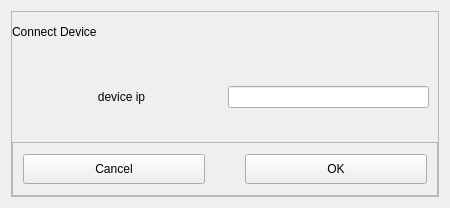
<?xml version="1.0" encoding="UTF-8"?>
<ui version="4.0">
 <class>Form</class>
 <widget class="QWidget" name="Form">
  <property name="geometry">
   <rect>
    <x>0</x>
    <y>0</y>
    <width>450</width>
    <height>208</height>
   </rect>
  </property>
  <property name="windowTitle">
   <string>Form</string>
  </property>
  <layout class="QVBoxLayout" name="verticalLayout">
   <item>
    <widget class="QFrame" name="frame">
     <property name="frameShape">
      <enum>QFrame::StyledPanel</enum>
     </property>
     <property name="frameShadow">
      <enum>QFrame::Raised</enum>
     </property>
     <layout class="QVBoxLayout" name="verticalLayout_2">
      <property name="spacing">
       <number>0</number>
      </property>
      <property name="leftMargin">
       <number>0</number>
      </property>
      <property name="topMargin">
       <number>0</number>
      </property>
      <property name="rightMargin">
       <number>0</number>
      </property>
      <property name="bottomMargin">
       <number>0</number>
      </property>
      <item>
       <widget class="QWidget" name="widget" native="true">
        <property name="minimumSize">
         <size>
          <width>0</width>
          <height>40</height>
         </size>
        </property>
        <property name="maximumSize">
         <size>
          <width>16777215</width>
          <height>40</height>
         </size>
        </property>
        <layout class="QHBoxLayout" name="horizontalLayout_4">
         <property name="spacing">
          <number>0</number>
         </property>
         <property name="leftMargin">
          <number>0</number>
         </property>
         <property name="topMargin">
          <number>0</number>
         </property>
         <property name="rightMargin">
          <number>0</number>
         </property>
         <property name="bottomMargin">
          <number>0</number>
         </property>
         <item>
          <widget class="QLabel" name="label">
           <property name="styleSheet">
            <string notr="true">font: 11pt &quot;Arial&quot;;</string>
           </property>
           <property name="text">
            <string>Connect Device</string>
           </property>
          </widget>
         </item>
        </layout>
       </widget>
      </item>
      <item>
       <widget class="QWidget" name="widget_2" native="true">
        <layout class="QVBoxLayout" name="verticalLayout_3">
         <property name="spacing">
          <number>0</number>
         </property>
         <property name="leftMargin">
          <number>0</number>
         </property>
         <property name="topMargin">
          <number>0</number>
         </property>
         <property name="rightMargin">
          <number>0</number>
         </property>
         <property name="bottomMargin">
          <number>0</number>
         </property>
         <item>
          <widget class="QWidget" name="widget_3" native="true">
           <layout class="QHBoxLayout" name="horizontalLayout_3">
            <item>
             <widget class="QLabel" name="label_2">
              <property name="sizePolicy">
               <sizepolicy hsizetype="Expanding" vsizetype="Expanding">
                <horstretch>0</horstretch>
                <verstretch>0</verstretch>
               </sizepolicy>
              </property>
              <property name="maximumSize">
               <size>
                <width>16777215</width>
                <height>16777215</height>
               </size>
              </property>
              <property name="styleSheet">
               <string notr="true">font: 10pt &quot;Arial&quot;;
border:0px;</string>
              </property>
              <property name="text">
               <string>device ip</string>
              </property>
              <property name="textFormat">
               <enum>Qt::AutoText</enum>
              </property>
              <property name="alignment">
               <set>Qt::AlignCenter</set>
              </property>
             </widget>
            </item>
            <item>
             <widget class="QLineEdit" name="ipaddr"/>
            </item>
           </layout>
          </widget>
         </item>
         <item>
          <widget class="QWidget" name="widget_4" native="true">
           <property name="minimumSize">
            <size>
             <width>0</width>
             <height>54</height>
            </size>
           </property>
           <property name="maximumSize">
            <size>
             <width>16777215</width>
             <height>54</height>
            </size>
           </property>
           <layout class="QHBoxLayout" name="horizontalLayout_2">
            <property name="spacing">
             <number>0</number>
            </property>
            <property name="leftMargin">
             <number>0</number>
            </property>
            <property name="topMargin">
             <number>0</number>
            </property>
            <property name="rightMargin">
             <number>0</number>
            </property>
            <property name="bottomMargin">
             <number>0</number>
            </property>
            <item>
             <widget class="QFrame" name="frame_5">
              <property name="maximumSize">
               <size>
                <width>16777215</width>
                <height>16777215</height>
               </size>
              </property>
              <property name="frameShape">
               <enum>QFrame::StyledPanel</enum>
              </property>
              <property name="frameShadow">
               <enum>QFrame::Raised</enum>
              </property>
              <layout class="QHBoxLayout" name="horizontalLayout">
               <property name="spacing">
                <number>0</number>
               </property>
               <property name="leftMargin">
                <number>0</number>
               </property>
               <property name="topMargin">
                <number>0</number>
               </property>
               <property name="rightMargin">
                <number>0</number>
               </property>
               <property name="bottomMargin">
                <number>0</number>
               </property>
               <item>
                <widget class="QPushButton" name="Cancel">
                 <property name="minimumSize">
                  <size>
                   <width>0</width>
                   <height>30</height>
                  </size>
                 </property>
                 <property name="styleSheet">
                  <string notr="true">margin-right:20px;
margin-left:10px;</string>
                 </property>
                 <property name="text">
                  <string>Cancel</string>
                 </property>
                </widget>
               </item>
               <item>
                <widget class="QPushButton" name="OK">
                 <property name="minimumSize">
                  <size>
                   <width>0</width>
                   <height>30</height>
                  </size>
                 </property>
                 <property name="styleSheet">
                  <string notr="true">margin-left:20px;
margin-right:10px;</string>
                 </property>
                 <property name="text">
                  <string>OK</string>
                 </property>
                </widget>
               </item>
              </layout>
             </widget>
            </item>
           </layout>
          </widget>
         </item>
        </layout>
       </widget>
      </item>
     </layout>
    </widget>
   </item>
  </layout>
 </widget>
 <resources/>
 <connections/>
</ui>
